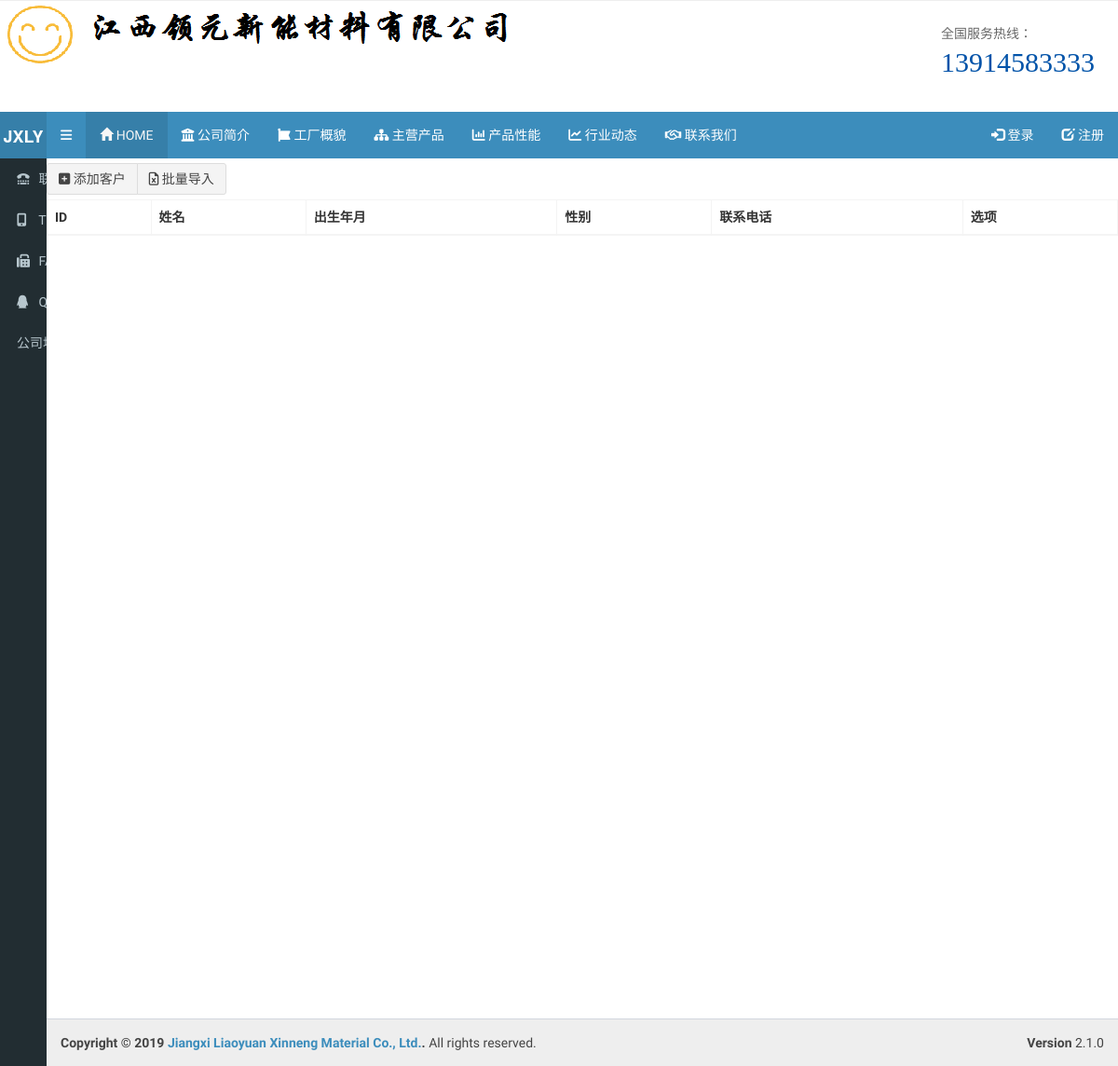
The page /web/customer/list/ on the database as committed earlier.
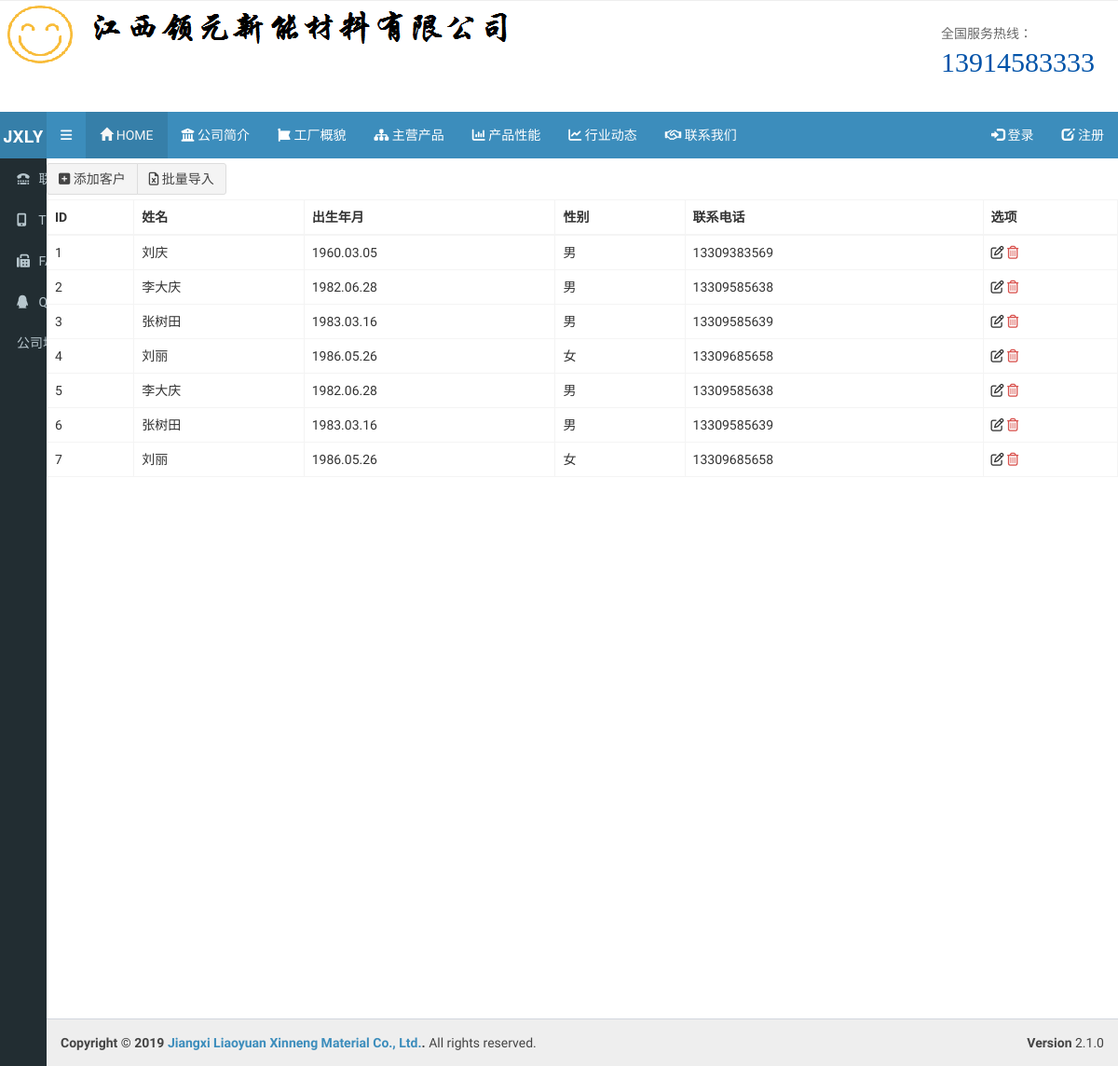
The same page on the database as committed later.
### web/models.py (models this page shows)
class Customer(models.Model):
    name = models.CharField(verbose_name='姓名', max_length=32)
    year = models.CharField(verbose_name='出生年月', max_length=32)
    sex = models.CharField(verbose_name='性别', max_length=32)
    tel = models.CharField(verbose_name='联系电话', max_length=32)
    def __str__(self):
        return self.name

### web/views/customer.py (the view)
def customer_list(request):
    data_list = models.Customer.objects.all()
    print(list(data_list))
    return render(request, 'customer_list.html', context=locals())
    return render(request, 'customer_list.html', {'data_list': data_list})

### web/templates/customer_list.html
{% extends 'blog/__base__.html' %}
{% block content %}
  <div class="content-wrapper" style="background: #fff; ">
    <div class="luffy-container">
        <div class="btn-group" style="margin: 5px 0">
                <a class="btn btn-default" href="/web/customer/add/">
                    <i class="fa fa-plus-square" aria-hidden="true"></i> 添加客户
                </a>
                <a class="btn btn-default" href="/web/customer/import/">
                    <i class="fa fa-file-excel-o" aria-hidden="true"></i> 批量导入
                </a>
        </div>
        <table class="table table-bordered table-hover">
            <thead>
            <tr>
                <th>ID</th>
                <th>姓名</th>
                <th>出生年月</th>
                <th>性别</th>
                <th>联系电话</th>
                    <th>选项</th>
            </tr>
            </thead>
            <tbody>
            {% for row in data_list %}
               <tr>
                    <td>{{ row.id }}</td>
                    <td>{{ row.name }}</td>
                    <td>{{ row.year }}</td>
                    <td>{{ row.sex }}</td>
                    <td>{{ row.tel|floatformat:0 }}</td>
                        <td>
                                <a style="color: #333333;" href="/web/customer/edit/{{ row.id }}/">
                                    <i class="fa fa-edit" aria-hidden="true"></i></a>
                                <a style="color: #d9534f;" href="/web/customer/del/{{ row.id }}/"><i
                                        class="fa fa-trash-o"></i></a>
                        </td>
                </tr>
            {% endfor %}
            </tbody>
        </table>
    </div>
 </div>
{% endblock %}

### blog/templates/blog/__base__.html (shortened to what this page needs)
<!DOCTYPE html>
<html>
<head>
  <link href="https://cdn.bootcss.com/bootstrap/3.3.7/css/bootstrap.min.css" rel="stylesheet">
  <link href="https://cdn.bootcss.com/font-awesome/4.7.0/css/font-awesome.min.css" rel="stylesheet">
  <link rel="stylesheet" href="/static/AdminLTE-2.4.5/dist/css/AdminLTE.min.css">
  <link rel="stylesheet" href="/static/AdminLTE-2.4.5/dist/css/skins/_all-skins.min.css">
<link rel="stylesheet" href="/static/home/css/css.css">
</head>
<div class="myheader">
  <div class="myheader-box">
    <div class="mylogo">
      <a href="/"><img src="/static/meun/img/logo.png" alt="江西领元新能材料有限公司" data-bd-imgshare-binded="1"></a>
    </div>
    <div class="right-tel">
      <p class="tel-title">全国服务热线：</p>
      <p class="tel-num">13914583333</p>
    </div>
  </div>
</div><br>
<body class="hold-transition skin-blue sidebar-collapse sidebar-mini">
<div class="wrapper">
  <header class="main-header">
    <a href="/" class="logo">
      <span class="logo-mini"><b>JXLY</b></span>
    </a>
    <nav class="navbar navbar-static-top">
      <a href="#" class="sidebar-toggle" data-toggle="push-menu" role="button">
      </a>
        <div class="collapse navbar-collapse pull-left" id="navbar-collapse">
          <ul class="nav navbar-nav">
            <li class="active"><a href="/"><span class="glyphicon glyphicon-home"></span> HOME <span class="sr-only">(current)</span></a></li>
            <li><a href="/blog/company/"><i class="fa fa-university" aria-hidden="true"></i> 公司简介</a></li>
            <li><a href="/blog/device/"><i class="fa fa-font-awesome" aria-hidden="true"></i> 工厂概貌</a></li>
            <li><a href="/blog/product/profile/"><i class="fa fa-sitemap" aria-hidden="true"></i> 主营产品</a></li>
            <li><a href="/blog/product/"><i class="fa fa-bar-chart" aria-hidden="true"></i> 产品性能</a></li>
            <li><a href="/blog/Journalism/"><i class="fa fa-line-chart" aria-hidden="true"></i> 行业动态</a></li>
            <li><a href="/blog/contactus/"><i class="fa fa-handshake-o" aria-hidden="true"></i> 联系我们</a></li>
          </ul>
        </div>
      <div class="navbar-custom-menu">
        <ul class="nav navbar-nav">
          {% if user.username %}
            <li> <a href="#0"><span class="glyphicon glyphicon-user"></span> {{ user.username }}</a></li>
            <li><a href="/logout/"><span class="glyphicon glyphicon-log-out"></span> Logout</a></li>
          {% else %}
            <li ><a href="/login/"><span class="glyphicon glyphicon-log-in"></span>  登录</a></li>
            <li ><a href="/register/"><span class="glyphicon glyphicon-edit"></span>  注册</a></li>
          {% endif %}
        </ul>
      </div>
    </nav>
  </header>
  {% include 'blog/left-menu.html' %}
  {% block content %}{% endblock %}
  <footer class="main-footer" style="background:#eee;">
    <div class="pull-right hidden-xs">
      <b>Version</b> 2.1.0
    </div>
    <strong>Copyright &copy; 2019 <a href="#">Jiangxi Liaoyuan Xinneng Material Co., Ltd.</a>.</strong> All rights
    reserved.
  </footer>
</div>
</body>
</html>

### blog/templates/blog/left-menu.html (shortened to what this page needs)
  <aside class="main-sidebar">
    <section class="sidebar">
      <ul class="sidebar-menu" data-widget="tree">
        <li><a href="/blog/contactus/"><i class="fa fa-tty" aria-hidden="true"></i> 联系我们</a></li>
        <li><a href="/blog/contactus/"><i class="fa fa-mobile" aria-hidden="true"></i> TEL: 13914583333
        </a></li>
        <li><a href="/blog/contactus/"><i class="fa fa-fax" aria-hidden="true"></i> FAX: 051186265818
        </a></li>
        <li><a href="/blog/contactus/"><i class="fa fa-qq" aria-hidden="true"></i> QQ: 13914583333
        </a></li>
        <li><a href="/blog/contactus/">公司地址:江苏省丹阳众创产业园
        </a></li>
      </ul>
    </section>
  </aside>

### blog/static/home/css/css.css (style rules this page uses)
.myheader { height:100px; border-top:1px #eee solid }
.myheader .myheader-box { width:1200px; margin:0 auto }
.myheader .myheader-box .mylogo { width:800px; height:100px; float:left; overflow:hidden; position:relative }
.myheader .myheader-box .right-tel { margin-top:15px; padding-left:60px; background:url(http://www.jsdanxiang.com//images/web/tel.jpg) no-repeat; background-position:0 10px; width:250px; float:right; overflow:hidden }
.myheader .myheader-box .right-tel p { margin:0 }
.myheader .myheader-box .right-tel p.tel-title { margin:10px 0 0 0; color:#666 }
.myheader .myheader-box .right-tel p.tel-num { color:#0153a9; font-size:30px; font-family:"Impact" }

Rows that differ between the two databases and show on the page:
added Customer: id "1", name "刘庆", year "1960.03.05", sex "男", tel "13309383569"
added Customer: id "2", name "李大庆", year "1982.06.28", sex "男", tel "13309585638"
added Customer: id "3", name "张树田", year "1983.03.16", sex "男", tel "13309585639"
added Customer: id "4", name "刘丽", year "1986.05.26", sex "女", tel "13309685658"
added Customer: id "5", name "李大庆", year "1982.06.28", sex "男", tel "13309585638"
added Customer: id "6", name "张树田", year "1983.03.16", sex "男", tel "13309585639"
added Customer: id "7", name "刘丽", year "1986.05.26", sex "女", tel "13309685658"
